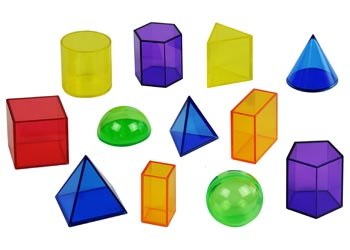
#> input picture img/GeoShapes1.jpg, 350 x 250 px
$ jupyter execute Preprocessing.ipynb   (older library calls are emulated)
#> lines starting #> are read from the running program, lines starting #| are printed output that depends on the picture; after the words box and inside, x2 and y2 are one past the last pixel; in counts of white or black regions, pixels touching at a corner belong together; long printed decimals are rounded
Problem 1

a.)

[cell 1]
import cv2
import numpy as np
import matplotlib.pyplot as plt
import skimage

img1 = cv2.imread('img/GeoShapes1.jpg')
#> img1 is the input picture: shape (250, 350, 3); mean B, G, R 193, 201.9, 207.8
img1 = cv2.cvtColor(img1, cv2.COLOR_BGR2RGB)
img2 = cv2.imread('img/GeoShapes2.jpg')
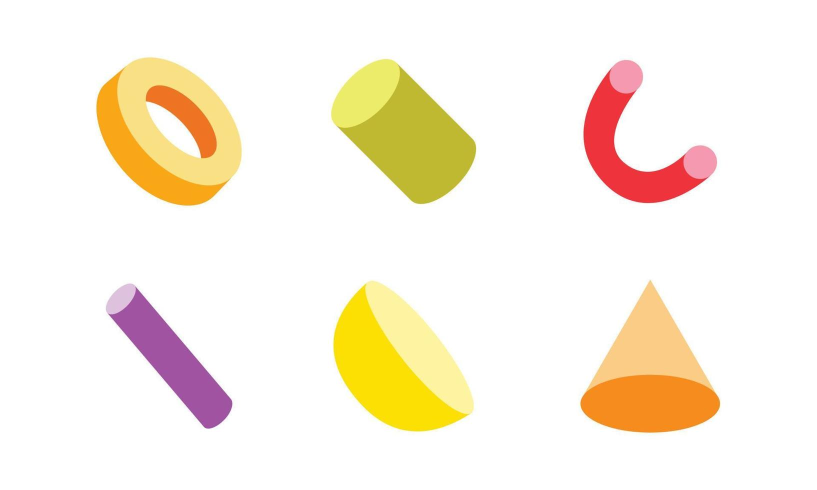
#> input picture img/GeoShapes2.jpg, 1633 x 980 px (shown at 1/2 size)
#> img2 is the input picture: shape (980, 1633, 3); mean B, G, R 226.6, 241.6, 250.9
img2 = cv2.cvtColor(img2, cv2.COLOR_BGR2RGB)


fig = plt.figure(figsize=(10, 10))

fig.add_subplot(2, 2, 1)
plt.axis('off')
plt.imshow(img1)
print("Image 1 Shape: " + str(img1.shape))
#| Image 1 Shape: (250, 350, 3)
print("Image 1 Channels: " + str(img1.ndim) + "\n")
#| Image 1 Channels: 3

fig.add_subplot(2, 2, 2)
plt.axis('off')
plt.imshow(img2)
print("Image 2 Shape: " + str(img2.shape))
#| Image 2 Shape: (980, 1633, 3)
print("Image 2 Channels: " + str(img2.ndim))
#| Image 2 Channels: 3
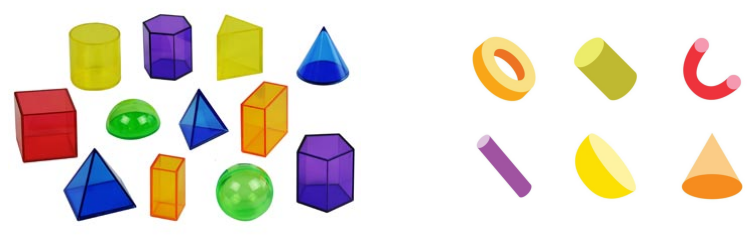
#> figure drawn by matplotlib, 2 panels

b.)

[cell 2]
img1 = cv2.resize(img1, (img2.shape[1], img2.shape[0]))
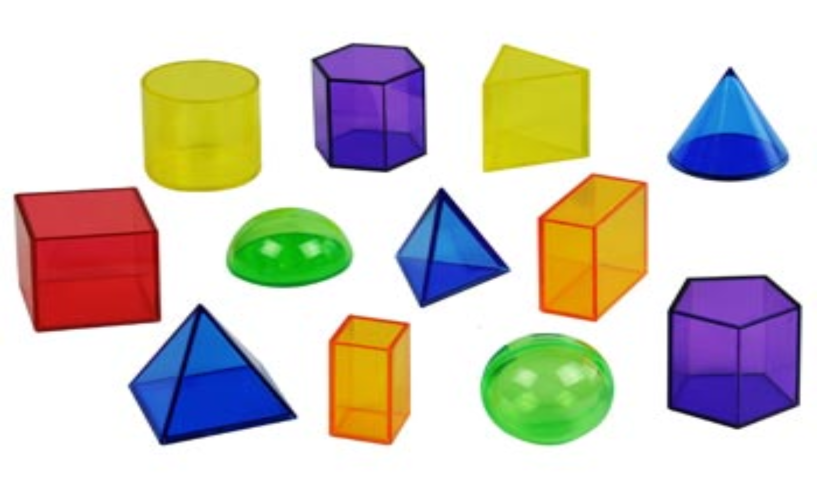
#> img1: shape (980, 1633, 3) (shown at 1/2 size); mean R, G, B 207.7, 201.9, 193
gray_image1 = cv2.cvtColor(img1, cv2.COLOR_RGB2GRAY)
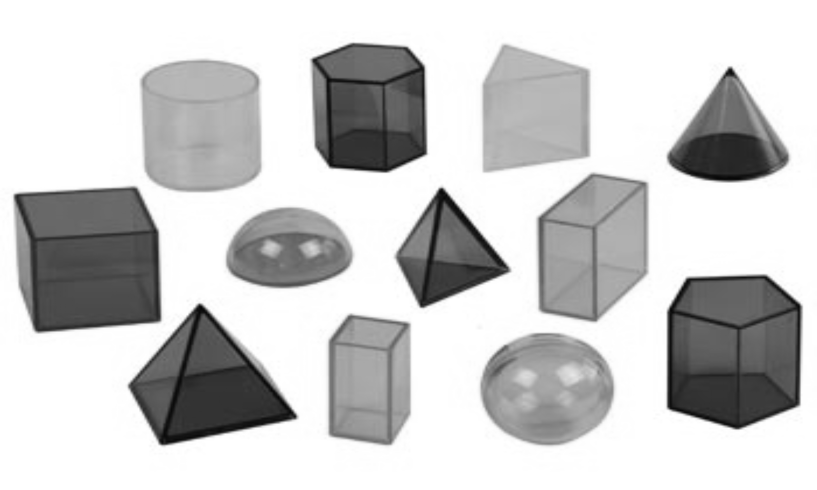
#> gray_image1: shape (980, 1633) (shown at 1/2 size); min 3, max 255, mean 202.6
gray_image2 = cv2.cvtColor(img2, cv2.COLOR_RGB2GRAY)

fig = plt.figure(figsize=(10, 10))

fig.add_subplot(2, 2, 1)
plt.imshow(gray_image1, cmap = 'gray')
plt.title("Grayscaled Image 1")
plt.axis('off')

fig.add_subplot(2, 2, 2)
plt.imshow(gray_image2, cmap = 'gray')
plt.title("Grayscaled Image 2")
plt.axis('off')

Grayscale simplifies the algorithm and reduces computational requirements and changing the images to the same sizes makes sure the images will be manipulated in the same way and can be processed by specific programs that may want certain dimensions.

c.)

i.)

[cell 3]
img1 = (gray_image1 - np.min(gray_image1)) / (np.max(gray_image1) - np.min(gray_image1))
#> img1: shape (980, 1633) float64
img2 = (gray_image2 - np.min(gray_image2)) / (np.max(gray_image2) - np.min(gray_image2))
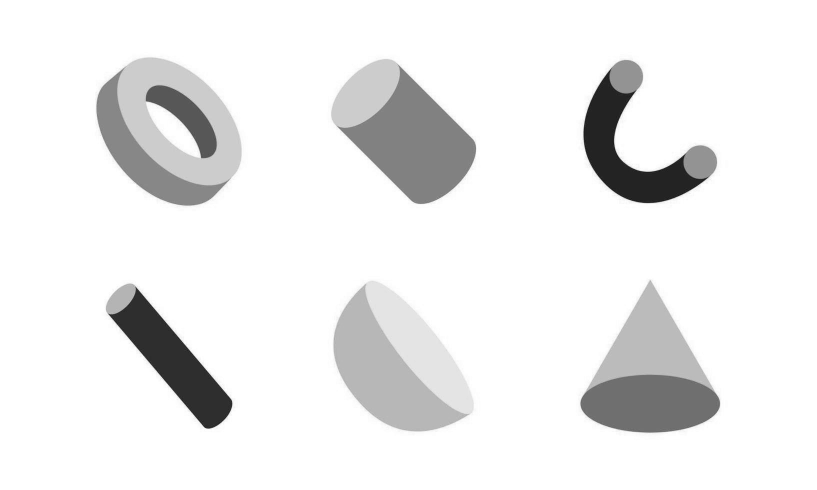
#> img2: shape (980, 1633) float64 (shown at 1/2 size); min 0, max 1, mean 0.928

fig = plt.figure(figsize=(10, 10))

fig.add_subplot(2, 2, 1)
plt.imshow(img1, cmap= 'gray')
plt.title("Normalized Image 2")
plt.axis('off')

fig.add_subplot(2, 2, 2)
plt.imshow(img2, cmap= 'gray')
plt.title("Normalized Image 2")
plt.axis('off')

ii.)

[cell 4]
fig = plt.figure(figsize=(10, 10))

data1 = np.asarray(gray_image1)
data1 = data1.astype('float32')
mean = data1.mean()
#> mean = 202.6
print(mean)
#| 202.606
data1 = data1 - mean
print(data1.mean())
#| 2.2944344e-06
print()

fig.add_subplot(2, 2, 1)
plt.imshow(data1, cmap = 'gray')
plt.title("Centered Image 1")
plt.axis('off')


data2 = np.asarray(gray_image2)
data2 = data2.astype('float32')
mean = data2.mean()
#> mean = 242.7
print(mean)
#| 242.669
data2 = data2 - mean
print(data2.mean())
#| 1.9492929e-05

fig.add_subplot(2, 2, 2)
plt.imshow(data2, cmap = 'gray')
plt.title("Centered Image 2")
plt.axis('off')

iii.)

[cell 5]
fig = plt.figure(figsize=(10, 10))

mean = np.mean(gray_image1)
#> mean = 202.6
std = np.std(gray_image1)
#> std = 73.02
standardized1 = (gray_image1 - mean) / std

fig.add_subplot(2, 2, 1)
plt.imshow(standardized1, cmap = 'gray')
plt.title("Standardized Image 1")
plt.axis('off')

mean = np.mean(gray_image2)
#> mean = 242.7
std = np.std(gray_image2)
#> std = 31.77
standardized2 = (gray_image2 - mean) / std


fig.add_subplot(2, 2, 2)
plt.imshow(standardized2, cmap = 'gray')
plt.title("Standardized Image 2")
plt.axis('off')

Machine learning models need to work with uniform data, so standardization makes sure all the images in a particular data set are the same format. Standardization condenses the data entries to have a mean of 0 and a standard deviation of 1, reflecting the Gaussian or Normal Distribution which is easy to work with. If we did not standardize a dataset, then it would take much longer to train and would not help much in terms of accuracy.

Problem 2

a.)

[cell 6]
fig = plt.figure(figsize=(20, 20))

ret,thresh1 = cv2.threshold(standardized1,0,1,cv2.THRESH_BINARY)
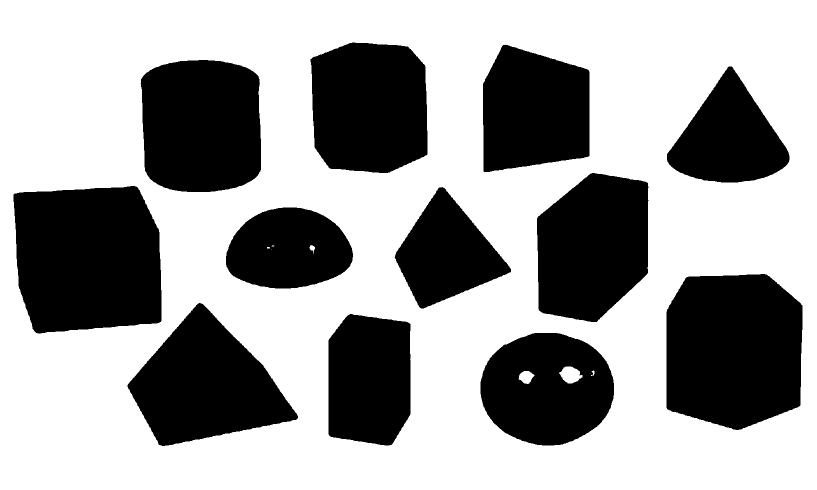
#> thresh1: shape (980, 1633) float64 (shown at 1/2 size); values 0 (black) and 1 (white), 62.8% white; 12 black regions, largest, box (x1, y1, x2, y2) and area: (27, 372, 323, 667) 76642, (1333, 548, 1605, 860) 74169, (281, 120, 522, 384) 57321
ret,thresh2 = cv2.threshold(standardized2,0,1,cv2.THRESH_BINARY)
#> thresh2: shape (980, 1633) float64; values 0 (black) and 1 (white), 83.2% white; 166 black regions (160 under 20 px), largest, box (x1, y1, x2, y2) and area: (192, 114, 484, 413) 58063, (666, 562, 948, 864) 55093, (662, 118, 953, 408) 49888, (1160, 560, 1441, 866) 48911, (1166, 119, 1435, 407) 30530, (211, 567, 465, 858) 26201
ret,thresh3 = cv2.threshold(standardized1,0,1,cv2.THRESH_TOZERO)
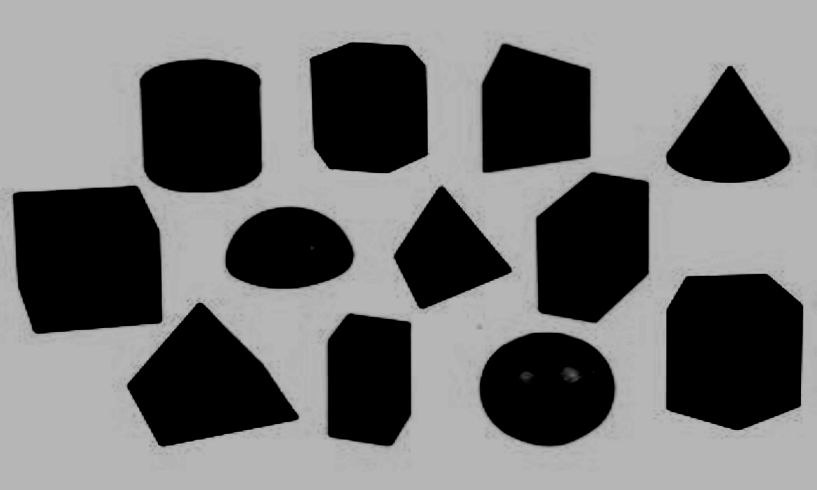
#> thresh3: shape (980, 1633) float64 (shown at 1/2 size); min 0, max 0.718, mean 0.438
ret,thresh4 = cv2.threshold(standardized2,0,1,cv2.THRESH_TOZERO)
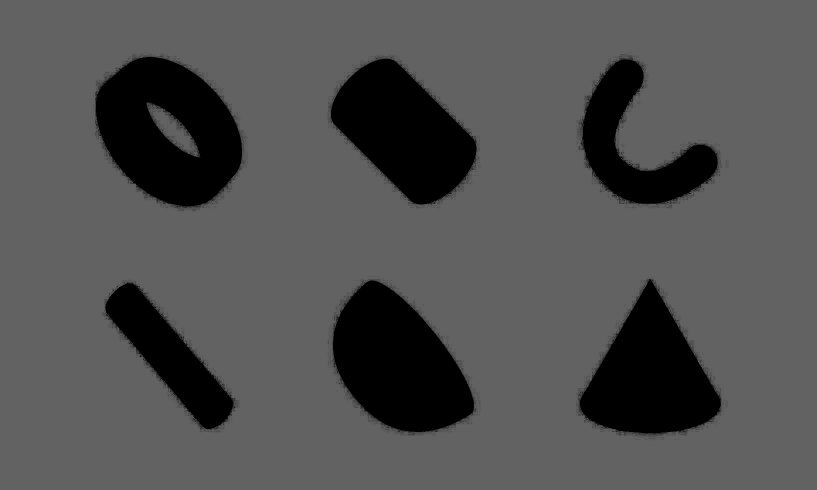
#> thresh4: shape (980, 1633) float64 (shown at 1/2 size); min 0, max 0.388, mean 0.32

fig.add_subplot(2, 4, 1)
plt.imshow(thresh1, cmap = 'gray')
plt.title("Threshold Binary 1")
plt.axis('off')

fig.add_subplot(2, 4, 2)
plt.imshow(thresh2, cmap = 'gray')
plt.title("Threshold Binary 2")
plt.axis('off')

fig.add_subplot(2, 4, 3)
plt.imshow(thresh3, cmap = 'gray')
plt.title("Threshold To Zero 1")
plt.axis('off')


fig.add_subplot(2, 4, 4)
plt.imshow(thresh4, cmap = 'gray')
plt.title("Threshold To Zero 2")
plt.axis('off')

b.)

[cell 7]
fig = plt.figure(figsize=(10, 10))

fig.add_subplot(2, 2, 1)
sobelx = cv2.Sobel(thresh3,cv2.CV_64F,1,0)
plt.imshow(sobelx, cmap = 'gray')
plt.title("Horizontal Sobel Filter 1")
plt.axis('off')


fig.add_subplot(2, 2, 2)
sobelx = cv2.Sobel(thresh4,cv2.CV_64F,1,0)
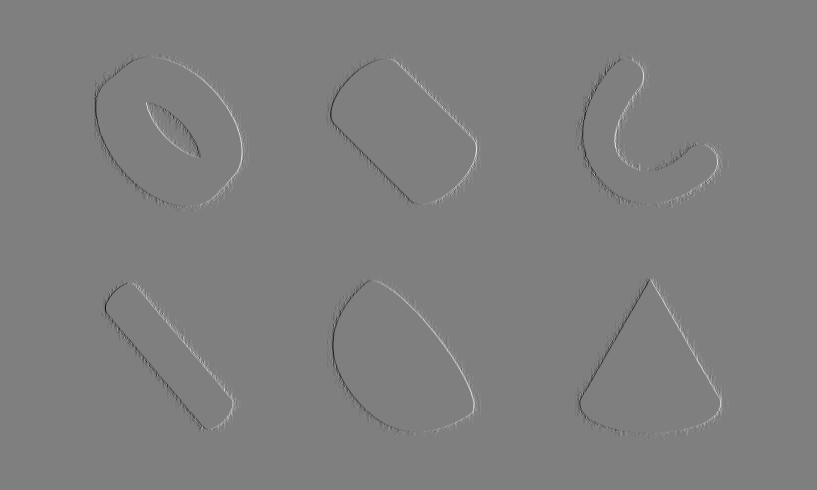
#> sobelx: shape (980, 1633) float64 (shown at 1/2 size); min -1.55, max 1.55, mean 2.06e-20; drawn with min black and max white
plt.imshow(sobelx, cmap = 'gray')
plt.title("Horizontal Sobel Filter 2")
plt.axis('off')

K-means clustering is a popular unsupervised machine learning algorithm used for partitioning a dataset into a set of distinct, non-overlapping clusters. The primary goal of K-means clustering is to group similar data points together while keeping dissimilar data points in separate clusters. It is widely used for various applications, such as customer segmentation, image compression, and data analysis.

[cell 8]
image = cv2.imread('img/GeoShapes1.jpg')

pixel_vals = image.reshape((-1,3))
pixel_vals = np.float32(pixel_vals)

criteria = (cv2.TERM_CRITERIA_EPS + cv2.TERM_CRITERIA_MAX_ITER, 100, 0.85)
retval, labels, centers = cv2.kmeans(pixel_vals, 6, None, criteria, 10, cv2.KMEANS_RANDOM_CENTERS)
#> retval = 89243206; centers = [[252.7, 253.8, 253.7], [190.2, 88.4, 93.04], [145.5, 33.53, 30.05], [35.15, 43.06, 188.6], [26.14, 179.2, 209.3], [63.6, 194.3, 83.53]]

centers = np.uint8(centers)
#> centers = [[252, 253, 253], [190, 88, 93], [145, 33, 30], [35, 43, 188], [26, 179, 209], [63, 194, 83]]
segmented_data = centers[labels.flatten()]


segmented_image = segmented_data.reshape((image.shape))
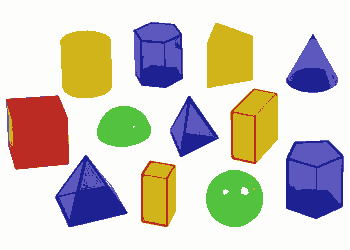
#> segmented_image: shape (250, 350, 3); mean B, G, R 192.5, 201.3, 207.2

plt.imshow(segmented_image)
plt.title('K-Means Cluster Image Segmentation')
plt.axis('off')
